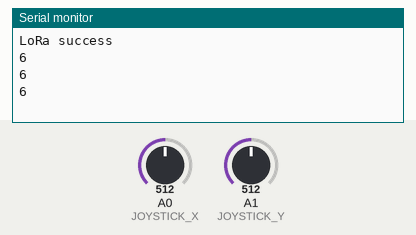
The program below on a simulated Arduino Uno, built for the host (arithmetic inside an expression is 32-bit, double 64-bit). Shown: the last lines printed to the serial monitor. Inputs (shaded band) come from the test bench; at power-on: A0 (JOYSTICK_X) = 512, A1 (JOYSTICK_Y) = 512. No radio packets arrive unless stated.

Above: at 1.8 s.
1.9 s: A0 (JOYSTICK_X) set to 900
At 2.37 s:
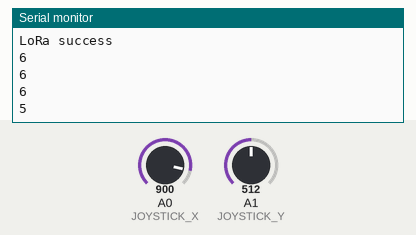
3.4 s: A0 (JOYSTICK_X) set to 122
At 3.87 s:
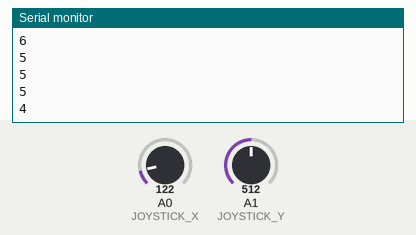
Timing chart, 0 to 6.4 s (numbered marks = the images above; inputs shaded):
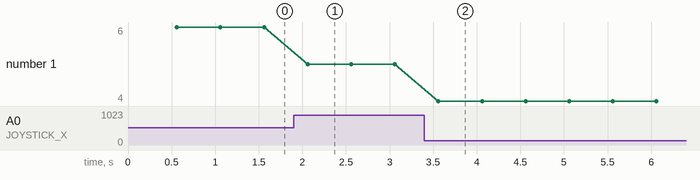

The program:

main.cpp
```cpp
// Arduino System
#include <Arduino.h>
#include <SPI.h>
#include "LoRa.h"
#include "Comms.h"
#include "Motor_commands.h"

#define JOYSTICK_X A0
#define JOYSTICK_Y A1
#define RESET_LORA 1
#define BAUD_RATE  9600
#define LORA_MHZ   433E6
#define LORA_SS    10
#define LORA_RST   9
#define LORA_DIO0  2

void setup()
{
    pinMode( JOYSTICK_X, INPUT );
    pinMode( JOYSTICK_Y, INPUT );

    Serial.begin( BAUD_RATE );
    while ( !Serial );

    // Initialize LoRa
    LoRa.setPins( LORA_SS, LORA_RST, LORA_DIO0 );
    if ( !LoRa.begin( LORA_MHZ ) )
    {
        Serial.println( "LoRa fail" );
        while( RESET_LORA );
    }
    Serial.println( "LoRa success" );
}

void loop()
{
    handle_joystick( JOYSTICK_X, JOYSTICK_Y );
}
```

Comms.h
```cpp
#ifndef COMMS_H
#define COMMS_H

typedef enum {
    MOVEMENT_FORWARD = 0x2,
    MOVEMENT_BACKWARD = 0x3,
    MOVEMENT_RIGHT = 0x4,
    MOVEMENT_LEFT = 0x5,
    MOVEMENT_STOP = 0x6
} tMovement;

typedef enum {
    FUNCTION_ON = 0x7,
    FUNCTION_OFF = 0x8
} tFunction;

#endif // COMMS_H
```

Delay_nb.h
```cpp
#ifndef DELAY_NB
#define DELAY_NB

bool delay_nb( unsigned long duration_ms );

#endif // DELAY_NB
```

Motor_commands.h
```cpp
#ifndef MOTOR_COMMANDS
#define MOTOR_COMMANDS

void handle_joystick( int joystick_x, int joystick_y );

#endif // MOTOR_COMMANDS
```

Delay_nb.cpp
```cpp
#include <Arduino.h>

/**
 * @brief             Non-blocking delay which is used like an if statement
 *
 * @param duration_ms Duration of delay
 * @return true       Proceed with program
 * @return false      Do not proceed
 */
bool delay_nb( unsigned long duration_ms )
{
    static unsigned long last_time = 0;

    if( ( millis() - last_time ) >= duration_ms )
    {
        last_time = millis();  // last time is now what ever millis is when it does pass the delay duration value
        return true;
    }

    return false;
}
```

Motor_commands.cpp
```cpp
#include <Arduino.h>
#include <LoRa.h>
#include "Comms.h"
#include "Motor_commands.h"
#include "Delay_nb.h"

#define JOYSTICK_UPDATE_DELAY  500
#define LOWER_MEDIAN           350  // lower limit for constraining movement
#define HIGHER_MEDIAN          700  // higher limit for constraining movement
#define FIRST_DIRECTION        800  // for going forward or left
#define SECOND_DIRECTION       200  // for going backward or right
#define LORA_ID                0x10 // LoRa ID to ensure commands sent come from Arduino

/**
 * @brief            Sends a message to slave depending on joystick movement
 *
 * @param joystick_x Joystick direction along x axis
 * @param joystick_y Joystick direction along y axis
 */
void handle_joystick( int joystick_x, int joystick_y )
{
    if( !delay_nb( JOYSTICK_UPDATE_DELAY ) )
    {
        return; // EXIT
    }

    int x_value = analogRead( joystick_x );
    int y_value = analogRead( joystick_y );

    tMovement command;

    if ( ( x_value > LOWER_MEDIAN ) && ( x_value < HIGHER_MEDIAN ) && ( y_value > FIRST_DIRECTION ) )                                  // forward
    {
        command = MOVEMENT_FORWARD;
    }
    else if ( ( x_value > LOWER_MEDIAN ) && ( x_value < HIGHER_MEDIAN ) && ( y_value < SECOND_DIRECTION ) )                            // backward
    {
        command = MOVEMENT_BACKWARD;
    }
    else if ( ( x_value < SECOND_DIRECTION ) && ( y_value > LOWER_MEDIAN ) && ( y_value < HIGHER_MEDIAN ) )                            // right
    {
        command = MOVEMENT_RIGHT;
    }
    else if ( ( x_value > FIRST_DIRECTION ) && ( y_value > LOWER_MEDIAN ) && ( y_value < HIGHER_MEDIAN ) )                             // left
    {
        command = MOVEMENT_LEFT;
    }
    else if ( ( x_value > LOWER_MEDIAN ) && ( x_value < HIGHER_MEDIAN ) && ( y_value > LOWER_MEDIAN ) && ( y_value < HIGHER_MEDIAN ) ) // stop
    {
        command = MOVEMENT_STOP;
    }
    else
    {
        return;
    }

    LoRa.beginPacket();
    LoRa.write( ( uint8_t ) LORA_ID );
    LoRa.write( ( uint8_t ) command );
    LoRa.endPacket();
    Serial.println( command ); // Show command on serial monitor
}
```

Measured:
- after the input at 1.9 s, the serial monitor: prints a new line after 0.16 s (image 1)
- after the input at 3.4 s, the serial monitor: prints a new line after 0.16 s (image 2)
- plotted number 1: 6 → 5 after the input at 1.9 s, 5 → 4 after the input at 3.4 s
